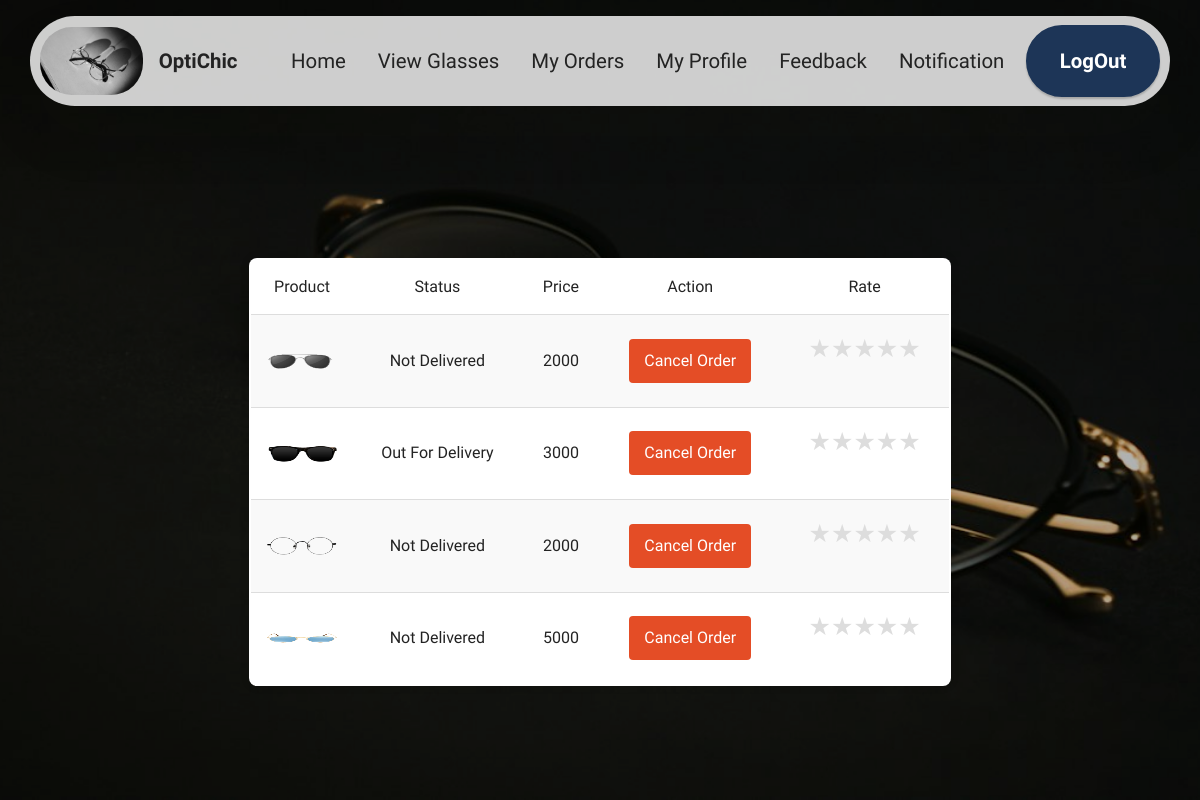
The page /test.php (signed in) on the database its author committed.
### tables this page shows
CREATE TABLE IF NOT EXISTS `purchase` (
  `id` int(5) NOT NULL AUTO_INCREMENT,
  `name` varchar(25) NOT NULL,
  `user` varchar(50) NOT NULL,
  `shop` varchar(50) NOT NULL,
  `address` varchar(50) NOT NULL,
  `phone` bigint(20) NOT NULL,
  `product_id` varchar(50) NOT NULL,
  `price` int(5) NOT NULL,
  `status` int(5) NOT NULL DEFAULT '0',
  PRIMARY KEY (`id`)
);

CREATE TABLE IF NOT EXISTS `product` (
  `id` int(5) NOT NULL AUTO_INCREMENT,
  `username` varchar(50) NOT NULL,
  `brand` varchar(25) NOT NULL,
  `model` varchar(11) NOT NULL,
  `frame_color` varchar(10) NOT NULL,
  `price` varchar(29) NOT NULL,
  `photo` varchar(50) NOT NULL,
  `lens_color` varchar(15) NOT NULL,
  PRIMARY KEY (`id`)
);

### test.php (the view, shortened to what this page needs)
<?php
include('uhead.php');
include('dbconnect.php');
$uname = $_SESSION['email'];
?>
<center>
    <form method="POST" action="">
        <table border="2">
            <tr>
                <td>Product</td>
                <td>Status</td>
                <td>Price</td>
                <td>Action</td>
                <td>Rate</td>
            </tr>
            <?php
            $sql = "SELECT * FROM purchase WHERE user='$uname' AND status!='4'";
            $result = mysql_query($sql, $conn);
            while($row = mysql_fetch_array($result)) {
                $product = $row['product_id'];
                $price = $row['price'];
                $status = $row['status'];
                $sql1 = "SELECT * FROM product WHERE id='$product'";
                $productDetails = mysql_fetch_array(mysql_query($sql1, $conn));
                $pic = $productDetails['photo'];
                ?>
                <tr>
                    <td><img src="<?php echo $pic ?>" height='20px' width='15px'></td>
                    <td><?php
                        if($status == 0)
                            echo 'Not Delivered';
                        else if($status == 1)
                            echo 'Delivered';
                        else if($status == 3)
                            echo 'Out For Delivery';
                        ?>
                    </td>
                    <td><?php echo $price ?></td>
                    <td>
                        <input type="submit" name="submit" value="Cancel Order">
                    </td>
                    <td>
                    <div class="rating">
                        <label for="star5" title="5 stars">&#9733;</label>
                        <label for="star4" title="4 stars">&#9733;</label>
                        <label for="star3" title="3 stars">&#9733;</label>
                        <label for="star2" title="2 stars">&#9733;</label>
                        <label for="star1" title="1 star">&#9733;</label>
                    </div>
                        <br>
                    </td>
                </tr>
                <?php
            }
            ?>
        </table>
    </form>
</center>

### assets/theme/css/style.css (style rules this page uses)
body { font-style: normal; line-height: 1.5; font-weight: 400; color: #232323; position: relative; }
img, iframe { display: block; width: 100%; }
[type=submit] { -webkit-appearance: none; }
html, body { height: auto; min-height: 100vh; }

### assets/mobirise/css/additional.css (style rules this page uses)
img, .card-wrap, .card-wrapper, .video-wrapper, .mbr-figure iframe, .google-map iframe, .slide-content, .plan, .card, .item-wrapper { border-radius: 2rem !important; }
body { font-family: var(--display1-font, 'Inter Tight'); background: color-mix(in srgb, var(--dominant-color, #0f1305) 10%, transparent); }
body { overflow-x: hidden; }

### uhead.php (style rules this page uses)
:root { --background: #FDEBED; --dominant-color: #E63946; --primary-color: #1D3557; --secondary-color: #A8DADC; --success-color: #20AC6B; --danger-color: #AE1E2C; --warning-color: #CC9900; --info-color: #0AA3C2; --background-text: #000000; --dominant-text: #FFFFFF; --primary-text: #FFFFFF; --secondary-text: #000000; --success-text: #FFFFFF; --danger-text: #FFFFFF; --warning-text: #000000; --info-text: #FFFFFF; }

### test.php (style rules this page uses)
table { border-collapse: collapse; width: 80%; margin-top: 20px; background-color: #fff; box-shadow: 0 0 10px rgba(0, 0, 0, 0.1); border-radius: 8px; overflow: hidden; margin-bottom: 50px; }
th, td { padding: 15px; text-align: center; border-bottom: 1px solid #ddd; }
tr:nth-child(even) { background-color: #f9f9f9; }
.rating { display: flex; justify-content: center; align-items: center; }
label { font-size: 25px; color: #ddd; cursor: pointer; transition: color 0.3s; }
input[type="submit"] { background-color: #e44d26; color: white; padding: 10px 15px; border: none; border-radius: 4px; cursor: pointer; transition: background-color 0.3s; }

### rows shown on the page
purchase: product.photo (picture), status "Not Delivered", price "2000"
purchase: product.photo (picture), status "Out For Delivery", price "3000"
purchase: product.photo (picture), status "Not Delivered", price "2000"
purchase: product.photo (picture), status "Not Delivered", price "5000"
